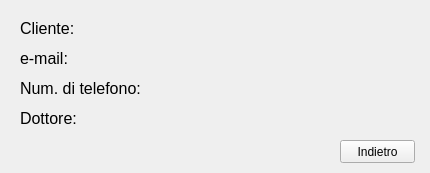
<?xml version="1.0" encoding="UTF-8"?>
<ui version="4.0">
 <class>Form</class>
 <widget class="QWidget" name="Form">
  <property name="geometry">
   <rect>
    <x>0</x>
    <y>0</y>
    <width>430</width>
    <height>173</height>
   </rect>
  </property>
  <property name="windowTitle">
   <string>Cliente</string>
  </property>
  <widget class="QLabel" name="label">
   <property name="geometry">
    <rect>
     <x>20</x>
     <y>20</y>
     <width>61</width>
     <height>16</height>
    </rect>
   </property>
   <property name="font">
    <font>
     <pointsize>12</pointsize>
    </font>
   </property>
   <property name="text">
    <string>Cliente:</string>
   </property>
  </widget>
  <widget class="QLabel" name="label_2">
   <property name="geometry">
    <rect>
     <x>90</x>
     <y>20</y>
     <width>311</width>
     <height>16</height>
    </rect>
   </property>
   <property name="font">
    <font>
     <pointsize>12</pointsize>
     <weight>75</weight>
     <bold>true</bold>
    </font>
   </property>
   <property name="text">
    <string/>
   </property>
  </widget>
  <widget class="QLabel" name="label_3">
   <property name="geometry">
    <rect>
     <x>90</x>
     <y>50</y>
     <width>311</width>
     <height>16</height>
    </rect>
   </property>
   <property name="font">
    <font>
     <pointsize>12</pointsize>
     <weight>75</weight>
     <bold>true</bold>
    </font>
   </property>
   <property name="text">
    <string/>
   </property>
  </widget>
  <widget class="QLabel" name="label_4">
   <property name="geometry">
    <rect>
     <x>20</x>
     <y>50</y>
     <width>61</width>
     <height>16</height>
    </rect>
   </property>
   <property name="font">
    <font>
     <pointsize>12</pointsize>
    </font>
   </property>
   <property name="text">
    <string>e-mail:</string>
   </property>
  </widget>
  <widget class="QLabel" name="label_5">
   <property name="geometry">
    <rect>
     <x>160</x>
     <y>80</y>
     <width>241</width>
     <height>20</height>
    </rect>
   </property>
   <property name="font">
    <font>
     <pointsize>12</pointsize>
     <weight>75</weight>
     <bold>true</bold>
    </font>
   </property>
   <property name="text">
    <string/>
   </property>
  </widget>
  <widget class="QLabel" name="label_6">
   <property name="geometry">
    <rect>
     <x>20</x>
     <y>80</y>
     <width>131</width>
     <height>16</height>
    </rect>
   </property>
   <property name="font">
    <font>
     <pointsize>12</pointsize>
    </font>
   </property>
   <property name="text">
    <string>Num. di telefono:</string>
   </property>
  </widget>
  <widget class="QLabel" name="label_7">
   <property name="geometry">
    <rect>
     <x>90</x>
     <y>110</y>
     <width>311</width>
     <height>16</height>
    </rect>
   </property>
   <property name="font">
    <font>
     <pointsize>12</pointsize>
     <weight>75</weight>
     <bold>true</bold>
    </font>
   </property>
   <property name="text">
    <string/>
   </property>
  </widget>
  <widget class="QLabel" name="label_8">
   <property name="geometry">
    <rect>
     <x>20</x>
     <y>110</y>
     <width>61</width>
     <height>16</height>
    </rect>
   </property>
   <property name="font">
    <font>
     <pointsize>12</pointsize>
    </font>
   </property>
   <property name="text">
    <string>Dottore:</string>
   </property>
  </widget>
  <widget class="QPushButton" name="pushButton_2">
   <property name="geometry">
    <rect>
     <x>340</x>
     <y>140</y>
     <width>75</width>
     <height>23</height>
    </rect>
   </property>
   <property name="text">
    <string>Indietro</string>
   </property>
  </widget>
 </widget>
 <resources/>
 <connections/>
</ui>
